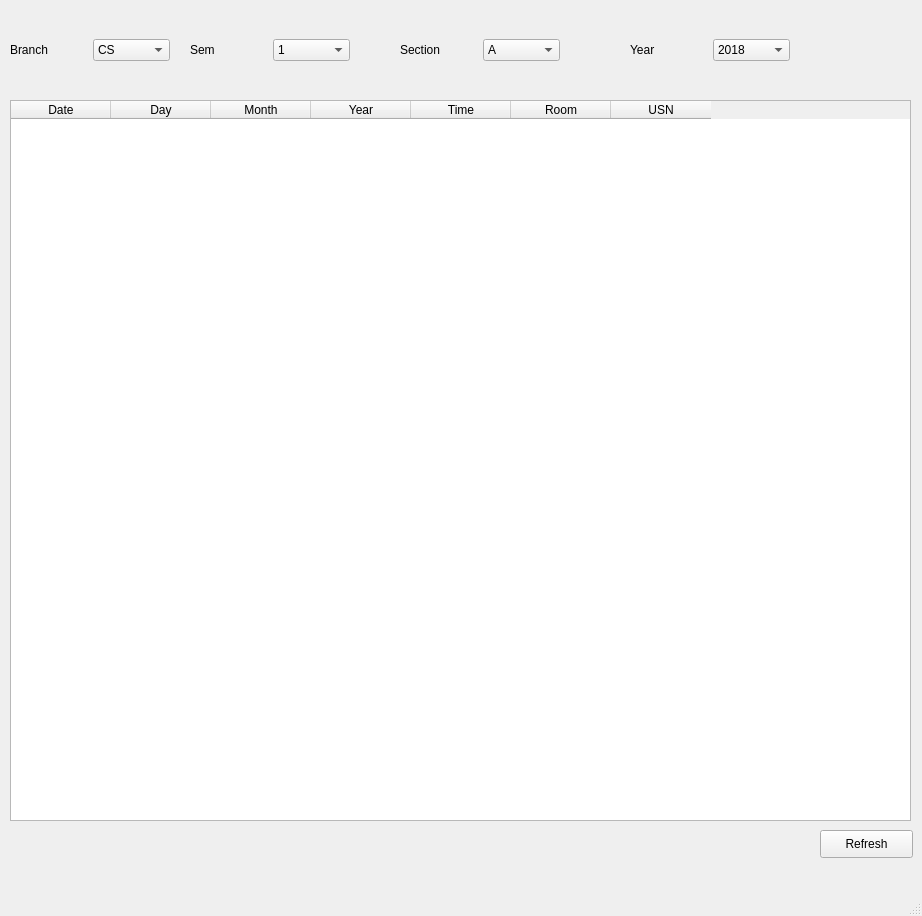
<?xml version="1.0" encoding="UTF-8"?>
<ui version="4.0">
 <class>MainWindow</class>
 <widget class="QMainWindow" name="MainWindow">
  <property name="geometry">
   <rect>
    <x>0</x>
    <y>0</y>
    <width>922</width>
    <height>916</height>
   </rect>
  </property>
  <property name="windowTitle">
   <string>MainWindow</string>
  </property>
  <property name="styleSheet">
   <string notr="true">font: 75 12pt &quot;MS Shell Dlg 2&quot;;</string>
  </property>
  <widget class="QWidget" name="centralwidget">
   <widget class="QTableWidget" name="tableWidget">
    <property name="geometry">
     <rect>
      <x>10</x>
      <y>100</y>
      <width>901</width>
      <height>721</height>
     </rect>
    </property>
    <column>
     <property name="text">
      <string>Date</string>
     </property>
    </column>
    <column>
     <property name="text">
      <string>Day</string>
     </property>
    </column>
    <column>
     <property name="text">
      <string>Month</string>
     </property>
    </column>
    <column>
     <property name="text">
      <string>Year</string>
     </property>
    </column>
    <column>
     <property name="text">
      <string>Time</string>
     </property>
    </column>
    <column>
     <property name="text">
      <string>Room</string>
     </property>
    </column>
    <column>
     <property name="text">
      <string>USN</string>
     </property>
    </column>
   </widget>
   <widget class="QPushButton" name="refresh">
    <property name="geometry">
     <rect>
      <x>820</x>
      <y>830</y>
      <width>93</width>
      <height>28</height>
     </rect>
    </property>
    <property name="styleSheet">
     <string notr="true">font: 75 10pt &quot;MS Shell Dlg 2&quot;;</string>
    </property>
    <property name="text">
     <string>Refresh</string>
    </property>
   </widget>
   <widget class="QWidget" name="horizontalLayoutWidget">
    <property name="geometry">
     <rect>
      <x>10</x>
      <y>10</y>
      <width>160</width>
      <height>80</height>
     </rect>
    </property>
    <layout class="QHBoxLayout" name="horizontalLayout">
     <item>
      <widget class="QLabel" name="label">
       <property name="text">
        <string>Branch</string>
       </property>
      </widget>
     </item>
     <item>
      <widget class="QComboBox" name="branchCombo">
       <item>
        <property name="text">
         <string>CS</string>
        </property>
       </item>
       <item>
        <property name="text">
         <string>IS</string>
        </property>
       </item>
       <item>
        <property name="text">
         <string>EC</string>
        </property>
       </item>
       <item>
        <property name="text">
         <string>EE</string>
        </property>
       </item>
       <item>
        <property name="text">
         <string>ME</string>
        </property>
       </item>
       <item>
        <property name="text">
         <string>IP</string>
        </property>
       </item>
       <item>
        <property name="text">
         <string>CV</string>
        </property>
       </item>
       <item>
        <property name="text">
         <string>MT</string>
        </property>
       </item>
       <item>
        <property name="text">
         <string>MC</string>
        </property>
       </item>
      </widget>
     </item>
    </layout>
   </widget>
   <widget class="QWidget" name="horizontalLayoutWidget_2">
    <property name="geometry">
     <rect>
      <x>190</x>
      <y>10</y>
      <width>160</width>
      <height>80</height>
     </rect>
    </property>
    <layout class="QHBoxLayout" name="horizontalLayout_2">
     <item>
      <widget class="QLabel" name="label_2">
       <property name="text">
        <string>Sem</string>
       </property>
      </widget>
     </item>
     <item>
      <widget class="QComboBox" name="semCombo">
       <item>
        <property name="text">
         <string>1</string>
        </property>
       </item>
       <item>
        <property name="text">
         <string>2</string>
        </property>
       </item>
       <item>
        <property name="text">
         <string>3</string>
        </property>
       </item>
       <item>
        <property name="text">
         <string>4</string>
        </property>
       </item>
       <item>
        <property name="text">
         <string>5</string>
        </property>
       </item>
       <item>
        <property name="text">
         <string>6</string>
        </property>
       </item>
       <item>
        <property name="text">
         <string>7</string>
        </property>
       </item>
       <item>
        <property name="text">
         <string>8</string>
        </property>
       </item>
      </widget>
     </item>
    </layout>
   </widget>
   <widget class="QWidget" name="horizontalLayoutWidget_3">
    <property name="geometry">
     <rect>
      <x>400</x>
      <y>10</y>
      <width>160</width>
      <height>80</height>
     </rect>
    </property>
    <layout class="QHBoxLayout" name="horizontalLayout_3">
     <item>
      <widget class="QLabel" name="label_3">
       <property name="text">
        <string>Section</string>
       </property>
      </widget>
     </item>
     <item>
      <widget class="QComboBox" name="sectionCombo">
       <item>
        <property name="text">
         <string>A</string>
        </property>
       </item>
       <item>
        <property name="text">
         <string>B</string>
        </property>
       </item>
       <item>
        <property name="text">
         <string>C</string>
        </property>
       </item>
      </widget>
     </item>
    </layout>
   </widget>
   <widget class="QWidget" name="horizontalLayoutWidget_4">
    <property name="geometry">
     <rect>
      <x>630</x>
      <y>10</y>
      <width>160</width>
      <height>80</height>
     </rect>
    </property>
    <layout class="QHBoxLayout" name="horizontalLayout_4">
     <item>
      <widget class="QLabel" name="label_4">
       <property name="text">
        <string>Year</string>
       </property>
      </widget>
     </item>
     <item>
      <widget class="QComboBox" name="yearCombo">
       <item>
        <property name="text">
         <string>2018</string>
        </property>
       </item>
       <item>
        <property name="text">
         <string>2019</string>
        </property>
       </item>
       <item>
        <property name="text">
         <string>2020</string>
        </property>
       </item>
       <item>
        <property name="text">
         <string>2021</string>
        </property>
       </item>
      </widget>
     </item>
    </layout>
   </widget>
  </widget>
  <widget class="QMenuBar" name="menubar">
   <property name="geometry">
    <rect>
     <x>0</x>
     <y>0</y>
     <width>922</width>
     <height>30</height>
    </rect>
   </property>
  </widget>
  <widget class="QStatusBar" name="statusbar"/>
 </widget>
 <resources/>
 <connections/>
</ui>
